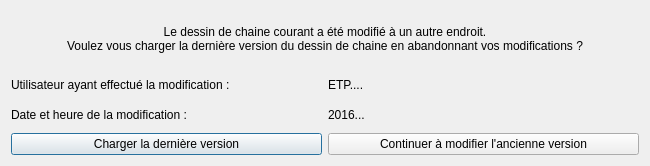
<?xml version="1.0" encoding="UTF-8"?>
<ui version="4.0">
 <class>LoadLastVersionDialog</class>
 <widget class="QDialog" name="LoadLastVersionDialog">
  <property name="windowModality">
   <enum>Qt::ApplicationModal</enum>
  </property>
  <property name="geometry">
   <rect>
    <x>0</x>
    <y>0</y>
    <width>650</width>
    <height>166</height>
   </rect>
  </property>
  <property name="windowTitle">
   <string>Ouvrir la dernière version ?</string>
  </property>
  <property name="modal">
   <bool>true</bool>
  </property>
  <layout class="QVBoxLayout" name="verticalLayout">
   <item>
    <widget class="QLabel" name="label">
     <property name="text">
      <string>Le dessin de chaine courant a été modifié à un autre endroit. 
Voulez vous charger la dernière version du dessin de chaine en abandonnant vos modifications ?</string>
     </property>
     <property name="alignment">
      <set>Qt::AlignCenter</set>
     </property>
     <property name="wordWrap">
      <bool>true</bool>
     </property>
    </widget>
   </item>
   <item>
    <layout class="QGridLayout" name="gridLayout">
     <item row="1" column="0">
      <widget class="QLabel" name="label_3">
       <property name="text">
        <string>Date et heure de la modification :</string>
       </property>
      </widget>
     </item>
     <item row="0" column="0">
      <widget class="QLabel" name="label_2">
       <property name="text">
        <string>Utilisateur ayant effectué la modification :</string>
       </property>
      </widget>
     </item>
     <item row="0" column="1">
      <widget class="QLabel" name="userLabel">
       <property name="text">
        <string>ETP....</string>
       </property>
      </widget>
     </item>
     <item row="1" column="1">
      <widget class="QLabel" name="dateAndTimeLabel">
       <property name="text">
        <string>2016...</string>
       </property>
      </widget>
     </item>
    </layout>
   </item>
   <item>
    <layout class="QHBoxLayout" name="horizontalLayout">
     <item>
      <widget class="QPushButton" name="pushButtonReload">
       <property name="text">
        <string>Charger la dernière version</string>
       </property>
      </widget>
     </item>
     <item>
      <widget class="QPushButton" name="pushButtonContinue">
       <property name="text">
        <string>Continuer à modifier l'ancienne version</string>
       </property>
      </widget>
     </item>
    </layout>
   </item>
  </layout>
 </widget>
 <resources/>
 <connections/>
</ui>
